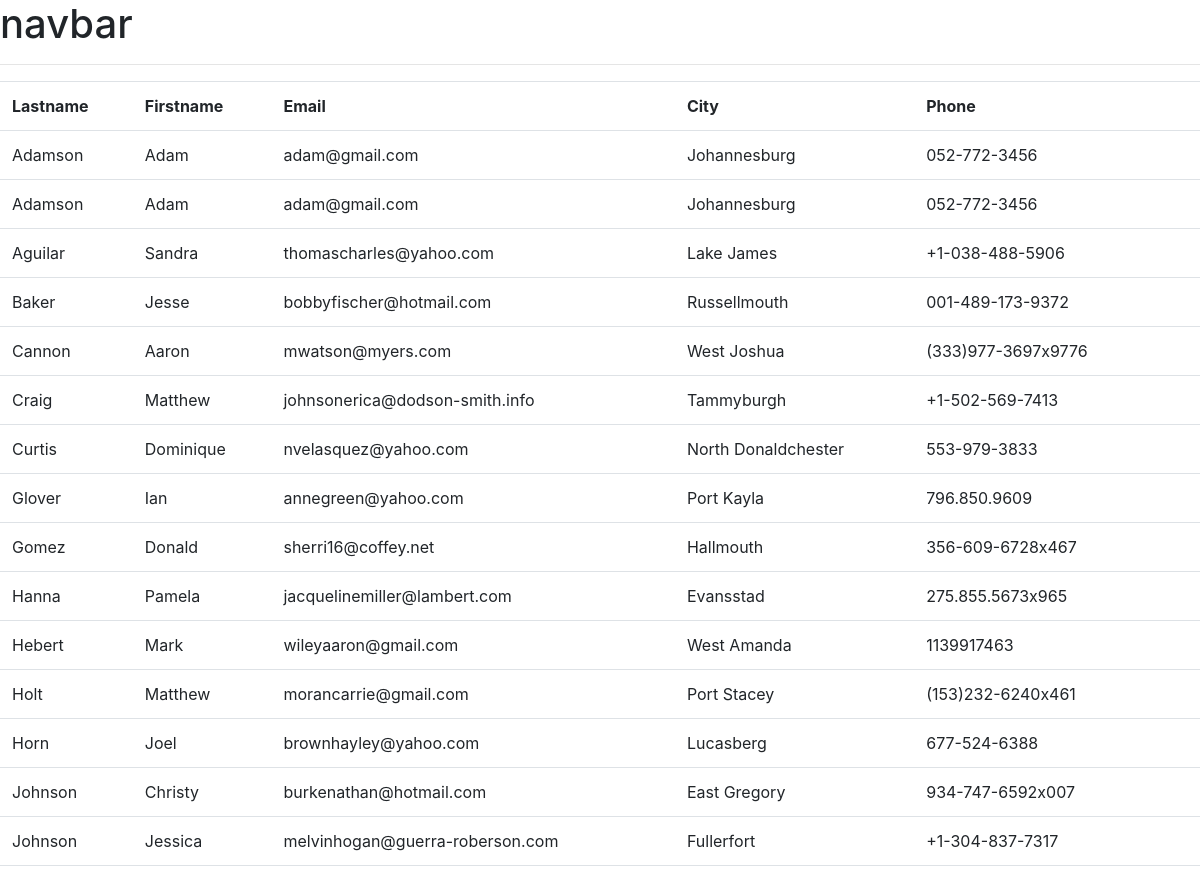
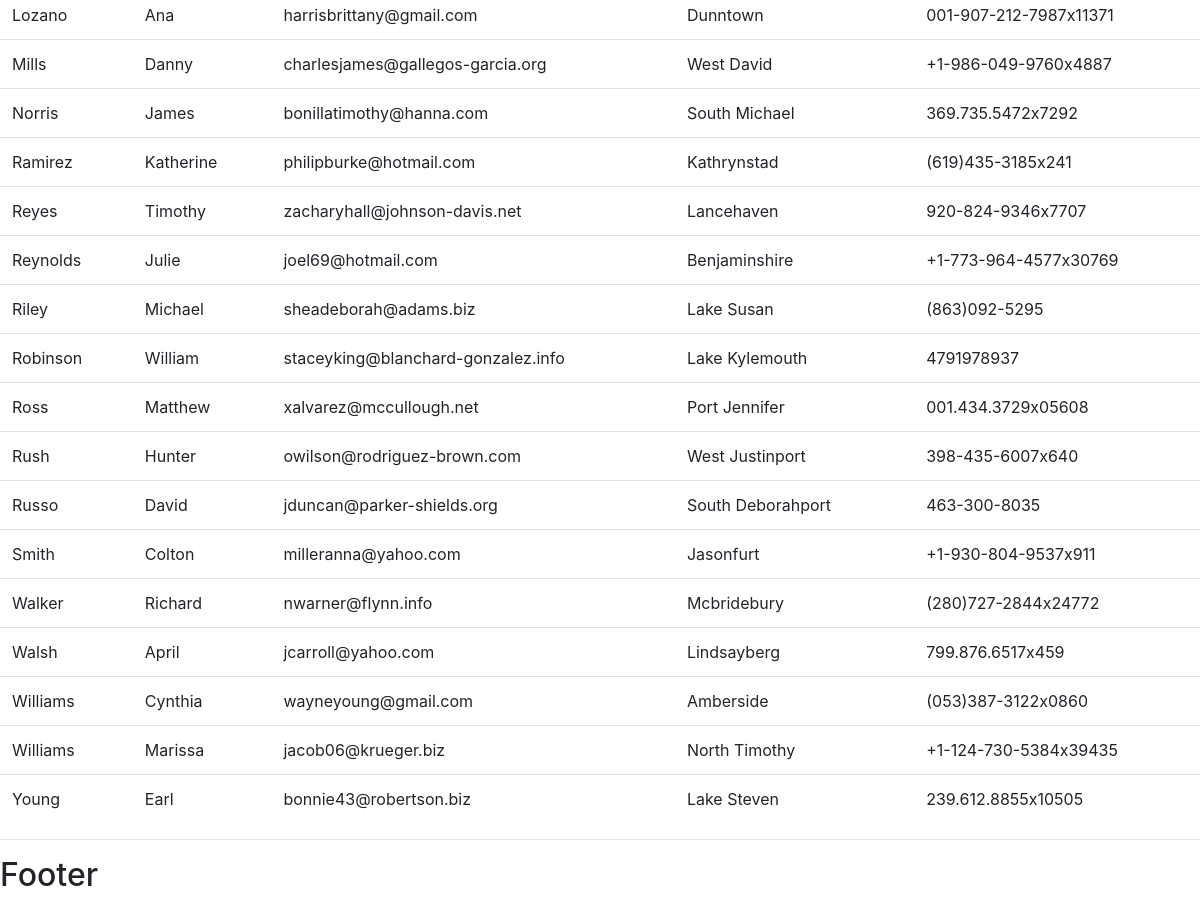
Screenshot of /customer/ with the database file from the repository (2 pictures, top to bottom).
### rent/models.py (models this page shows, shortened)
class Customer(models.Model):
    first_name=models.CharField(max_length=30)
    last_name=models.CharField(max_length=30)
    email=models.EmailField(max_length=100)
    phone_number=models.CharField(max_length=100)
    address=models.CharField(max_length=100)
    city=models.CharField(max_length=100)
    country=models.CharField(max_length=100)

### rent/views.py (the view)
# urls.py: path('customer/', views.customer, name='customer'),
def customer(request):
    customers=Customer.objects.all().order_by('last_name')
    return render(request,'customer.html',{'customers':customers})

### rent/templates/customer.html (shortened to what this page needs)
{% extends 'base.html' %}
{% load static %}
{% block content %}
<table class="table table-hover">
    <tr>
        <th>Lastname</th>
        <th>Firstname</th>
        <th>Email</th>
        <th>City</th>
        <th>Phone</th>
    </tr>
    {% for customer in customers %}
    <tr>
        <td>{{customer.last_name}}</td>
        <td>{{customer.first_name}}</td>
        <td>{{customer.email}}</td>
        <td>{{customer.city}}</td>
        <td>{{customer.phone_number}}</td>
    </tr>
    {% endfor %}
</table>
{% endblock %}

### rent/templates/base.html (shortened to what this page needs)
<!DOCTYPE html>
<html lang="en">
<head>
    <link rel="stylesheet" href="https://stackpath.bootstrapcdn.com/bootstrap/4.4.1/css/bootstrap.min.css"
>
</head>
<body>
    <h1>navbar</h1>
    <hr>
    {% block content %}
    {% endblock %}
    <hr>
    <h2>Footer</h2>
</body>
</html>

### rows the page displays
Customer: last_name "Adamson", first_name "Adam", email "adam@gmail.com", city "Johannesburg", phone_number "052-772-3456"
Customer: last_name "Adamson", first_name "Adam", email "adam@gmail.com", city "Johannesburg", phone_number "052-772-3456"
Customer: last_name "Aguilar", first_name "Sandra", email "thomascharles@yahoo.com", city "Lake James", phone_number "+1-038-488-5906"
Customer: last_name "Baker", first_name "Jesse", email "bobbyfischer@hotmail.com", city "Russellmouth", phone_number "001-489-173-9372"
Customer: last_name "Cannon", first_name "Aaron", email "mwatson@myers.com", city "West Joshua", phone_number "(333)977-3697x9776"
Customer: last_name "Craig", first_name "Matthew", email "johnsonerica@dodson-smith.info", city "Tammyburgh", phone_number "+1-502-569-7413"
Customer: last_name "Curtis", first_name "Dominique", email "nvelasquez@yahoo.com", city "North Donaldchester", phone_number "553-979-3833"
Customer: last_name "Glover", first_name "Ian", email "annegreen@yahoo.com", city "Port Kayla", phone_number "796.850.9609"
Customer: last_name "Gomez", first_name "Donald", email "sherri16@coffey.net", city "Hallmouth", phone_number "356-609-6728x467"
Customer: last_name "Hanna", first_name "Pamela", email "jacquelinemiller@lambert.com", city "Evansstad", phone_number "275.855.5673x965"
Customer: last_name "Hebert", first_name "Mark", email "wileyaaron@gmail.com", city "West Amanda", phone_number "1139917463"
Customer: last_name "Holt", first_name "Matthew", email "morancarrie@gmail.com", city "Port Stacey", phone_number "(153)232-6240x461"
Customer: last_name "Horn", first_name "Joel", email "brownhayley@yahoo.com", city "Lucasberg", phone_number "677-524-6388"
Customer: last_name "Johnson", first_name "Christy", email "burkenathan@hotmail.com", city "East Gregory", phone_number "934-747-6592x007"
Customer: last_name "Johnson", first_name "Jessica", email "melvinhogan@guerra-roberson.com", city "Fullerfort", phone_number "+1-304-837-7317"
Customer: last_name "Lozano", first_name "Ana", email "harrisbrittany@gmail.com", city "Dunntown", phone_number "001-907-212-7987x11371"
Customer: last_name "Mills", first_name "Danny", email "charlesjames@gallegos-garcia.org", city "West David", phone_number "+1-986-049-9760x4887"
Customer: last_name "Norris", first_name "James", email "bonillatimothy@hanna.com", city "South Michael", phone_number "369.735.5472x7292"
Customer: last_name "Ramirez", first_name "Katherine", email "philipburke@hotmail.com", city "Kathrynstad", phone_number "(619)435-3185x241"
Customer: last_name "Reyes", first_name "Timothy", email "zacharyhall@johnson-davis.net", city "Lancehaven", phone_number "920-824-9346x7707"
Customer: last_name "Reynolds", first_name "Julie", email "joel69@hotmail.com", city "Benjaminshire", phone_number "+1-773-964-4577x30769"
Customer: last_name "Riley", first_name "Michael", email "sheadeborah@adams.biz", city "Lake Susan", phone_number "(863)092-5295"
Customer: last_name "Robinson", first_name "William", email "staceyking@blanchard-gonzalez.info", city "Lake Kylemouth", phone_number "4791978937"
Customer: last_name "Ross", first_name "Matthew", email "xalvarez@mccullough.net", city "Port Jennifer", phone_number "001.434.3729x05608"
Customer: last_name "Rush", first_name "Hunter", email "owilson@rodriguez-brown.com", city "West Justinport", phone_number "398-435-6007x640"
Customer: last_name "Russo", first_name "David", email "jduncan@parker-shields.org", city "South Deborahport", phone_number "463-300-8035"
Customer: last_name "Smith", first_name "Colton", email "milleranna@yahoo.com", city "Jasonfurt", phone_number "+1-930-804-9537x911"
Customer: last_name "Walker", first_name "Richard", email "nwarner@flynn.info", city "Mcbridebury", phone_number "(280)727-2844x24772"
Customer: last_name "Walsh", first_name "April", email "jcarroll@yahoo.com", city "Lindsayberg", phone_number "799.876.6517x459"
Customer: last_name "Williams", first_name "Cynthia", email "wayneyoung@gmail.com", city "Amberside", phone_number "(053)387-3122x0860"
Customer: last_name "Williams", first_name "Marissa", email "jacob06@krueger.biz", city "North Timothy", phone_number "+1-124-730-5384x39435"
Customer: last_name "Young", first_name "Earl", email "bonnie43@robertson.biz", city "Lake Steven", phone_number "239.612.8855x10505"
